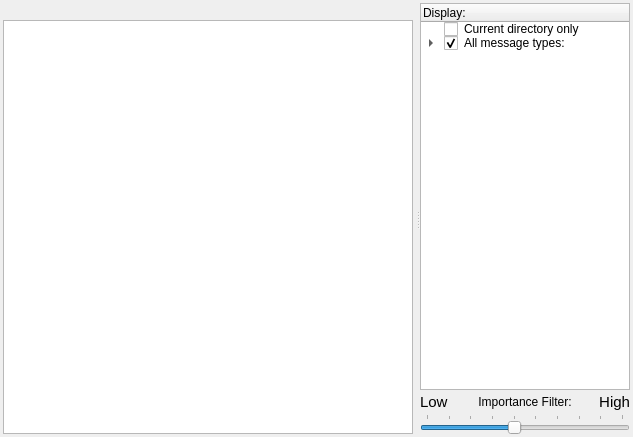
<?xml version="1.0" encoding="UTF-8"?>
<ui version="4.0">
 <class>Form</class>
 <widget class="QWidget" name="Form">
  <property name="geometry">
   <rect>
    <x>0</x>
    <y>0</y>
    <width>633</width>
    <height>437</height>
   </rect>
  </property>
  <property name="sizePolicy">
   <sizepolicy hsizetype="Ignored" vsizetype="Ignored">
    <horstretch>0</horstretch>
    <verstretch>0</verstretch>
   </sizepolicy>
  </property>
  <property name="windowTitle">
   <string>Form</string>
  </property>
  <layout class="QGridLayout" name="gridLayout_2">
   <property name="leftMargin">
    <number>3</number>
   </property>
   <property name="topMargin">
    <number>3</number>
   </property>
   <property name="rightMargin">
    <number>3</number>
   </property>
   <property name="bottomMargin">
    <number>3</number>
   </property>
   <property name="spacing">
    <number>3</number>
   </property>
   <item row="0" column="0">
    <widget class="QSplitter" name="splitter">
     <property name="orientation">
      <enum>Qt::Horizontal</enum>
     </property>
     <widget class="QWidget" name="widget" native="true">
      <property name="sizePolicy">
       <sizepolicy hsizetype="Preferred" vsizetype="Preferred">
        <horstretch>6</horstretch>
        <verstretch>0</verstretch>
       </sizepolicy>
      </property>
      <layout class="QGridLayout" name="gridLayout">
       <property name="spacing">
        <number>3</number>
       </property>
       <item row="0" column="0" colspan="2">
        <widget class="QLabel" name="dirLabel">
         <property name="text">
          <string/>
         </property>
        </widget>
       </item>
       <item row="1" column="0">
        <widget class="QTableView" name="output">
         <property name="editTriggers">
          <set>QAbstractItemView::DoubleClicked</set>
         </property>
         <property name="alternatingRowColors">
          <bool>true</bool>
         </property>
         <property name="selectionMode">
          <enum>QAbstractItemView::NoSelection</enum>
         </property>
         <property name="textElideMode">
          <enum>Qt::ElideNone</enum>
         </property>
         <property name="horizontalScrollMode">
          <enum>QAbstractItemView::ScrollPerItem</enum>
         </property>
         <property name="gridStyle">
          <enum>Qt::NoPen</enum>
         </property>
         <attribute name="horizontalHeaderCascadingSectionResizes">
          <bool>true</bool>
         </attribute>
         <attribute name="horizontalHeaderStretchLastSection">
          <bool>true</bool>
         </attribute>
         <attribute name="verticalHeaderVisible">
          <bool>false</bool>
         </attribute>
        </widget>
       </item>
      </layout>
     </widget>
     <widget class="QWidget" name="widget" native="true">
      <property name="sizePolicy">
       <sizepolicy hsizetype="Preferred" vsizetype="Preferred">
        <horstretch>1</horstretch>
        <verstretch>0</verstretch>
       </sizepolicy>
      </property>
      <layout class="QVBoxLayout" name="verticalLayout">
       <property name="spacing">
        <number>3</number>
       </property>
       <item>
        <widget class="TreeWidget" name="filterTree">
         <property name="sizePolicy">
          <sizepolicy hsizetype="MinimumExpanding" vsizetype="Expanding">
           <horstretch>0</horstretch>
           <verstretch>0</verstretch>
          </sizepolicy>
         </property>
         <property name="minimumSize">
          <size>
           <width>210</width>
           <height>0</height>
          </size>
         </property>
         <property name="maximumSize">
          <size>
           <width>8777205</width>
           <height>16777215</height>
          </size>
         </property>
         <property name="editTriggers">
          <set>QAbstractItemView::NoEditTriggers</set>
         </property>
         <property name="showDropIndicator" stdset="0">
          <bool>false</bool>
         </property>
         <property name="dragEnabled">
          <bool>true</bool>
         </property>
         <property name="selectionMode">
          <enum>QAbstractItemView::NoSelection</enum>
         </property>
         <property name="selectionBehavior">
          <enum>QAbstractItemView::SelectItems</enum>
         </property>
         <column>
          <property name="text">
           <string>Display:</string>
          </property>
         </column>
         <item>
          <property name="text">
           <string>Current directory only</string>
          </property>
          <property name="checkState">
           <enum>Unchecked</enum>
          </property>
          <property name="flags">
           <set>ItemIsUserCheckable|ItemIsEnabled</set>
          </property>
         </item>
         <item>
          <property name="text">
           <string>All message types:</string>
          </property>
          <property name="checkState">
           <enum>Checked</enum>
          </property>
          <property name="flags">
           <set>ItemIsDropEnabled|ItemIsUserCheckable|ItemIsEnabled</set>
          </property>
          <item>
           <property name="text">
            <string>user</string>
           </property>
           <property name="checkState">
            <enum>Checked</enum>
           </property>
           <property name="flags">
            <set>ItemIsUserCheckable|ItemIsEnabled</set>
           </property>
          </item>
          <item>
           <property name="text">
            <string>thread</string>
           </property>
           <property name="checkState">
            <enum>Checked</enum>
           </property>
           <property name="flags">
            <set>ItemIsUserCheckable|ItemIsEnabled</set>
           </property>
          </item>
          <item>
           <property name="text">
            <string>status</string>
           </property>
           <property name="checkState">
            <enum>Checked</enum>
           </property>
           <property name="flags">
            <set>ItemIsUserCheckable|ItemIsEnabled</set>
           </property>
          </item>
          <item>
           <property name="text">
            <string>warning</string>
           </property>
           <property name="checkState">
            <enum>Checked</enum>
           </property>
           <property name="flags">
            <set>ItemIsUserCheckable|ItemIsEnabled</set>
           </property>
          </item>
          <item>
           <property name="text">
            <string>error</string>
           </property>
           <property name="checkState">
            <enum>Checked</enum>
           </property>
           <property name="flags">
            <set>ItemIsUserCheckable|ItemIsEnabled</set>
           </property>
          </item>
         </item>
        </widget>
       </item>
       <item>
        <layout class="QHBoxLayout" name="horizontalLayout">
         <property name="spacing">
          <number>0</number>
         </property>
         <item>
          <widget class="QLabel" name="label_2">
           <property name="font">
            <font>
             <pointsize>11</pointsize>
            </font>
           </property>
           <property name="text">
            <string>Low</string>
           </property>
           <property name="indent">
            <number>0</number>
           </property>
          </widget>
         </item>
         <item>
          <widget class="QLabel" name="label">
           <property name="text">
            <string>Importance Filter:</string>
           </property>
           <property name="alignment">
            <set>Qt::AlignCenter</set>
           </property>
          </widget>
         </item>
         <item>
          <widget class="QLabel" name="label_3">
           <property name="font">
            <font>
             <pointsize>11</pointsize>
            </font>
           </property>
           <property name="text">
            <string>High</string>
           </property>
           <property name="alignment">
            <set>Qt::AlignRight|Qt::AlignTrailing|Qt::AlignVCenter</set>
           </property>
          </widget>
         </item>
        </layout>
       </item>
       <item>
        <widget class="QSlider" name="importanceSlider">
         <property name="sizePolicy">
          <sizepolicy hsizetype="Expanding" vsizetype="Fixed">
           <horstretch>0</horstretch>
           <verstretch>0</verstretch>
          </sizepolicy>
         </property>
         <property name="maximum">
          <number>9</number>
         </property>
         <property name="pageStep">
          <number>0</number>
         </property>
         <property name="value">
          <number>4</number>
         </property>
         <property name="tracking">
          <bool>true</bool>
         </property>
         <property name="orientation">
          <enum>Qt::Horizontal</enum>
         </property>
         <property name="tickPosition">
          <enum>QSlider::TicksAbove</enum>
         </property>
         <property name="tickInterval">
          <number>1</number>
         </property>
        </widget>
       </item>
      </layout>
     </widget>
    </widget>
   </item>
  </layout>
 </widget>
 <customwidgets>
  <customwidget>
   <class>TreeWidget</class>
   <extends>QTreeWidget</extends>
   <header>pyqtgraph</header>
  </customwidget>
 </customwidgets>
 <resources/>
 <connections/>
</ui>
